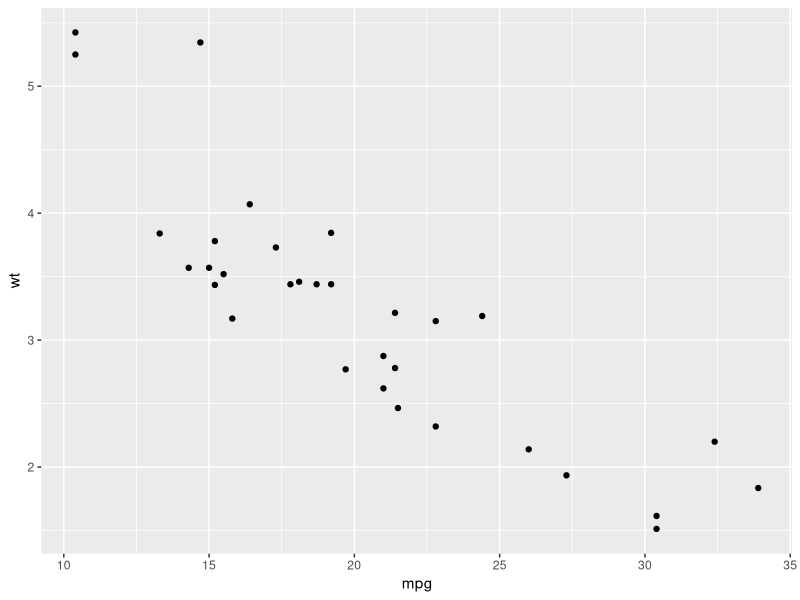
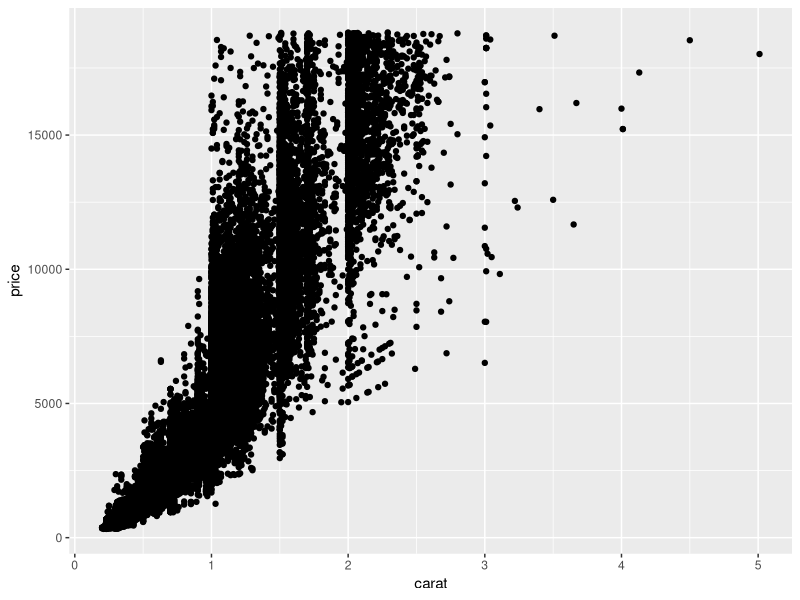

Here is the R script that generated these plots, in order:
## ---- chunk 1
library("ggplot2")

ggplot(mtcars, aes(x = mpg, y = wt)) +
  geom_point()
## ---- chunk 2
{{ggplot(diamonds, aes(x = carat, y = price)) +
  geom_point()}}
